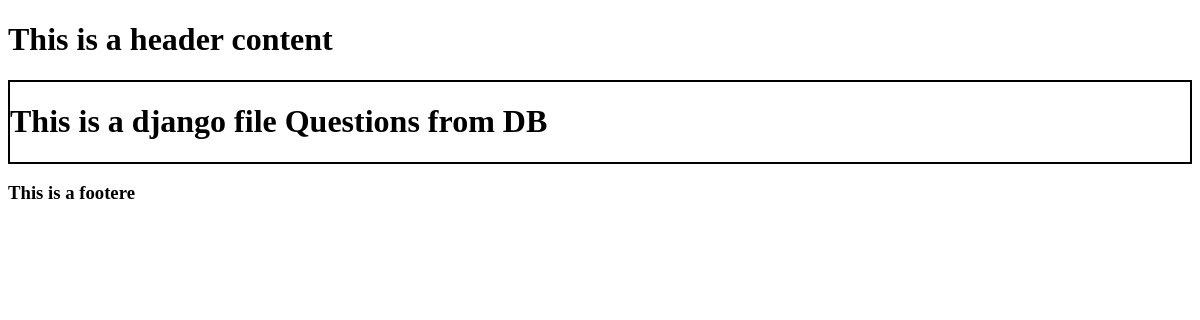
The app's page /, older data.
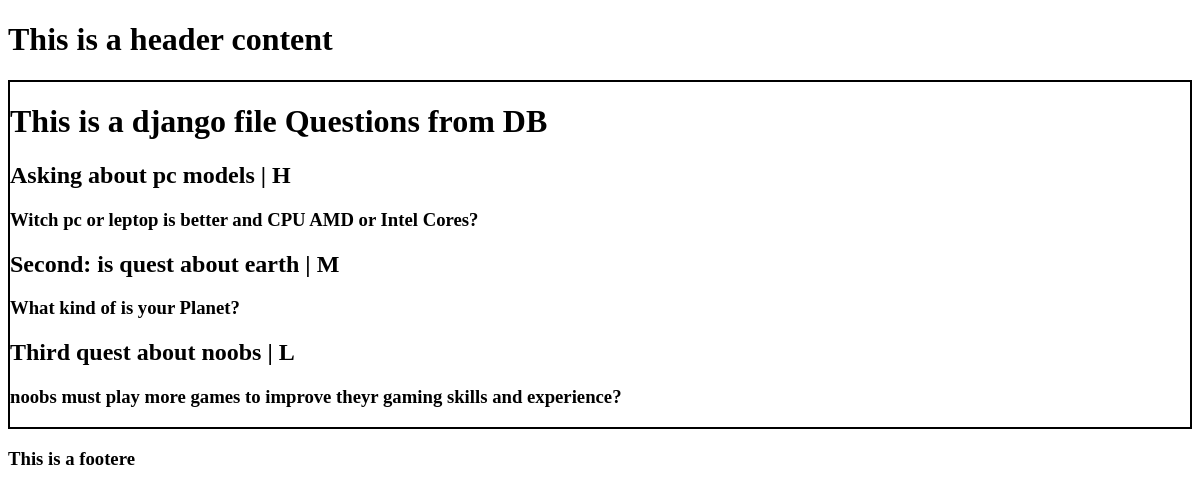
The same page, newer data.
### personal/models.py (models this page shows, shortened)
class Questions(models.Model):
    title = models.CharField(max_length=60)
    question = models.TextField(max_length=100)
    priority = models.CharField(max_length=1, choices=PRIORITY)
    class Meta():
        verbose_name = "Question Types"
        verbose_name_plural = "Asking To admin"

### personal/views.py (the view)
# urls.py: path('', home_screen_view)
def home_screen_view(request):
    context = {}
    list_of_values = [
        "Levani",
        "Melikishvili",
        33
    ]
    context['list_content'] = list_of_values
    quests = Questions.objects.all()
    context['questions'] = quests
    return render(request, 'personal/home.html', context)

### templates/personal/home.html
{% extends 'base.html' %}
{% block content %}
    <div style="border: 2px solid #000;">
        <h1>This is a django file Questions from DB</h1>
        {% for item in questions %}
            {% include 'personal/snippets/body_snippet.html' with value=item %}
        {% endfor %}
    </div>
{% endblock content %}

### templates/base.html (shortened to what this page needs)
<!DOCTYPE html>
<html>
    <header>
        <h1>This is a header content</h1>
    </header>
    <body>
        {% block content %}
        {% endblock content %}
    </body>
    <footer>
        <h3>This is a footere</h3>
    </footer>
</html>

### templates/personal/snippets/body_snippet.html
<h2>{{value.title}} | {{value.priority}}</h2>
<h3>{{value.question}}</h3>

Row changes from the older to the newer data that the page shows:
added Questions: title "Asking about pc models", priority "H", question "Witch pc or leptop is better and CPU AMD or Intel Cores?"
added Questions: title "Second: is quest about earth", priority "M", question "What kind of is your Planet?"
added Questions: title "Third quest about noobs", priority "L", question "noobs must play more games to improve theyr gaming skills and experience?"
